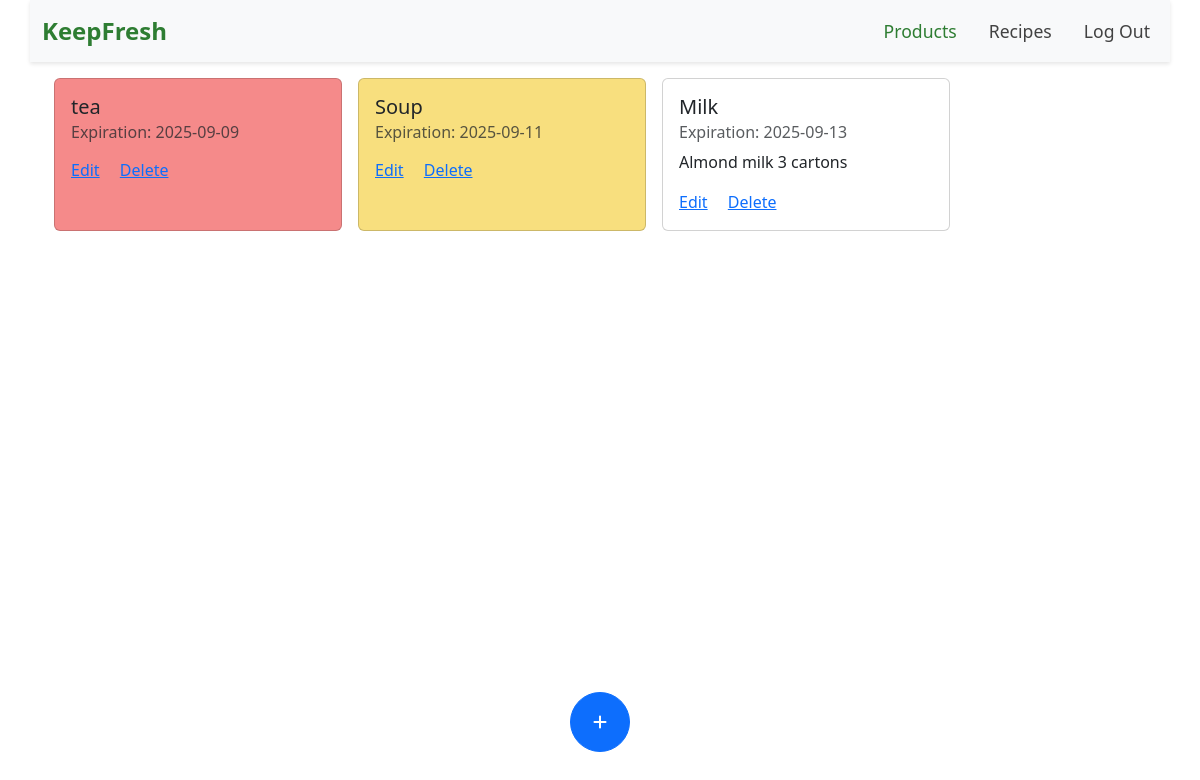
Before: / (signed in) with the older database file.
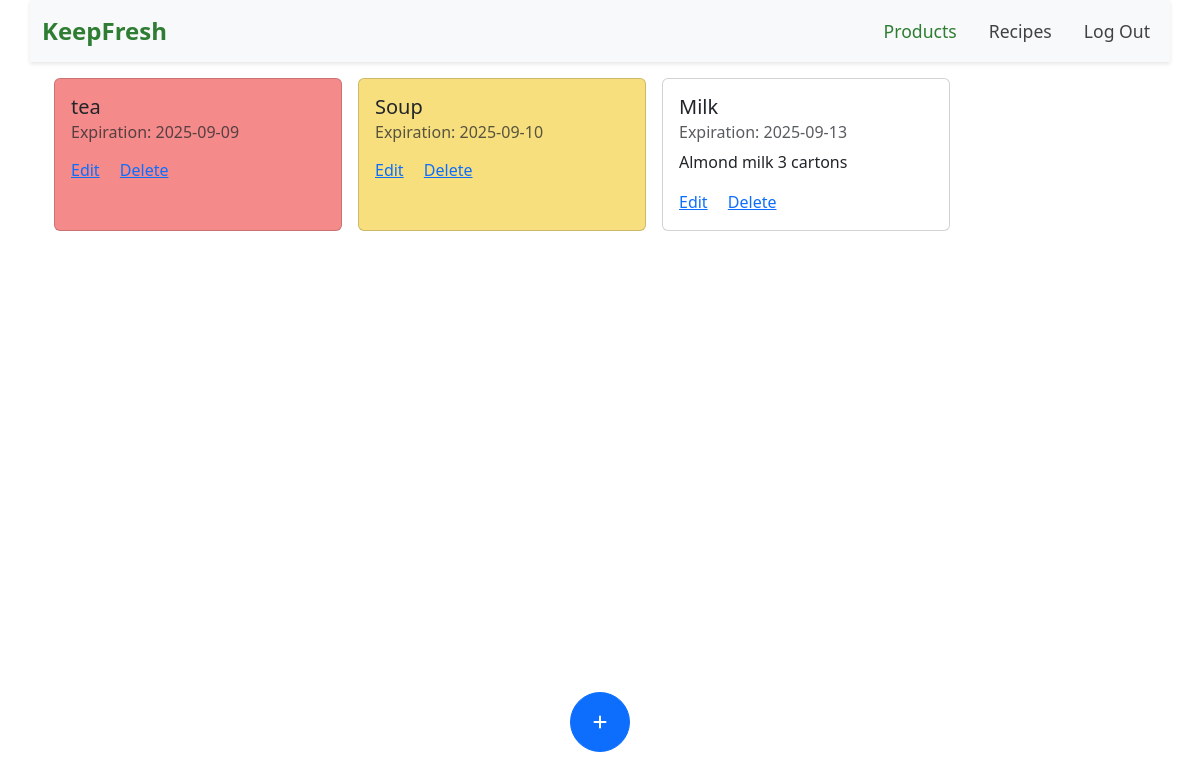
After: the same page with the newer database file.
### tables this page shows
CREATE TABLE items (
  id INTEGER PRIMARY KEY AUTOINCREMENT,
  name TEXT NOT NULL,
  expiration_date TEXT NOT NULL,
  user_id INTEGER NOT NULL, notes TEXT,
  FOREIGN KEY (user_id) REFERENCES users(id)
);

### app.py (the view)
@app.route('/', methods=['GET', 'POST'])
@login_required
def index():
    rows = query('SELECT id, name, expiration_date, notes FROM items WHERE user_id = ? ORDER BY expiration_date', session['user_id'])
    items_with_dates = []
    today = date.today()
    for item in rows:
        expiration_date_obj = datetime.strptime(item['expiration_date'], '%Y-%m-%d').date()
        days_left = (expiration_date_obj - today).days
        item_data = {
            "id": item['id'],
            "name": item['name'],
            "expiration_date": item['expiration_date'],
            "notes": item['notes'],
            "days_left": days_left
        }
        items_with_dates.append(item_data)
    return render_template("index.html", items=items_with_dates)

### helpers.py (called while the page is built)
def login_required(view):
    @functools.wraps(view)
    def wrapped_view(**kwargs):
        if session.get('user_id') is None:
            return redirect(url_for('login'))
        return view(**kwargs)
    return wrapped_view

def query(sql, *args):
    conn = sqlite3.connect('database.db')
    conn.row_factory = sqlite3.Row
    cur = conn.cursor()
    cur.execute(sql, args)
    rows = cur.fetchall()
    conn.close()
    return rows

### templates/index.html (shortened to what this page needs)
{% extends "layout.html" %}
{% block main %}
<section id="item-catalog" class="container d-flex flex-wrap gap-3 w-fit-content">
    {% for item in items %}
        {% set card_class = '' %}
        {% if item.days_left <= 1 %}
            {% set card_class='expired' %}
        {% elif item.days_left <=3 %}
            {% set card_class='expiring-soon' %}
        {% endif %}
        <div class="card {{ card_class }}" style="width: 18rem;">
            <div class="card-body">
                <h5 class="card-title">{{ item.name }}</h5>
                <h6 class="card-subtitle mb-2 text-body-secondary">Expiration: {{ item.expiration_date }}</h6>
                <p class="card-text">{{ item.notes }}</p>
                <a href="#" class="card-link" data-bs-toggle="modal" data-bs-target="#editItemModal"
                    data-item-id="{{ item.id }}" data-item-name="{{ item.name }}"
                    data-item-date="{{ item.expiration_date }}" data-item-notes="{{ item.notes }}">Edit</a>
                <a href="{{ url_for('delete', item_id=item.id) }}" class="card-link">Delete</a>
            </div>
        </div>
        {% endfor %}
</section>
<section id="add-item">
    <button type="button"
        class="btn btn-primary position-fixed bottom-0 start-50 translate-middle-x mb-5 rounded-pill add-btn"
        data-bs-toggle="modal" data-bs-target="#addItemModal">
        <i class="fa-solid fa-plus"></i>
    </button>
</section>
{% endblock %}

### templates/layout.html (shortened to what this page needs)
<!DOCTYPE html>
<html lang="en">
<head>
    <link href="https://cdn.jsdelivr.net/npm/bootstrap@5.3.8/dist/css/bootstrap.min.css" rel="stylesheet"
>
    <link rel="stylesheet" href="/static/styles.css">
</head>
<body>
    <header>
        <nav class="container navbar navbar-expand-sm navbar-light bg-light mb-3">
            <div class="container-fluid">
                <a class="navbar-brand" href="/">KeepFresh</a>
                <div class="collapse navbar-collapse justify-content-end" id="navbarNav">
                    <ul class="navbar-nav">
                        {% if session['user_id'] %}
                        <li class="nav-item">
                            <a class="nav-link active" href="#">Products</a>
                        </li>
                        <li class="nav-item">
                            <a class="nav-link" href="#">Recipes</a>
                        </li>
                        <li class="nav-item">
                            <a class="nav-link" href="/logout">Log Out</a>
                        </li>
                        {% endif %}
                    </ul>
                </div>
            </div>
        </nav>
    </header>
    <main class="container">
        {% block main %}{% endblock %}
    </main>
</body>
</html>

### static/styles.css (style rules this page uses)
.navbar { background-color: #ffffff; box-shadow: 0 2px 4px rgba(0, 0, 0, 0.1); }
.navbar .navbar-brand { font-weight: 600; font-size: 1.5rem; color: #2e7d32; }
.navbar-nav .nav-link { font-size: 1.1rem; color: #424242; margin-left: 1rem; transition: color 0.2s ease; }
.navbar-nav .nav-link.active { color: #2e7d32; font-weight: 500; }
.add-btn { width: 60px; height: 60px; }
.card.expired { background-color: rgb(245, 138, 138); }
.card.expiring-soon { background-color: rgb(248, 223, 126); }

Changed rows visible on the page:
changed items "Soup": expiration_date "2025-09-11" → "2025-09-10"
